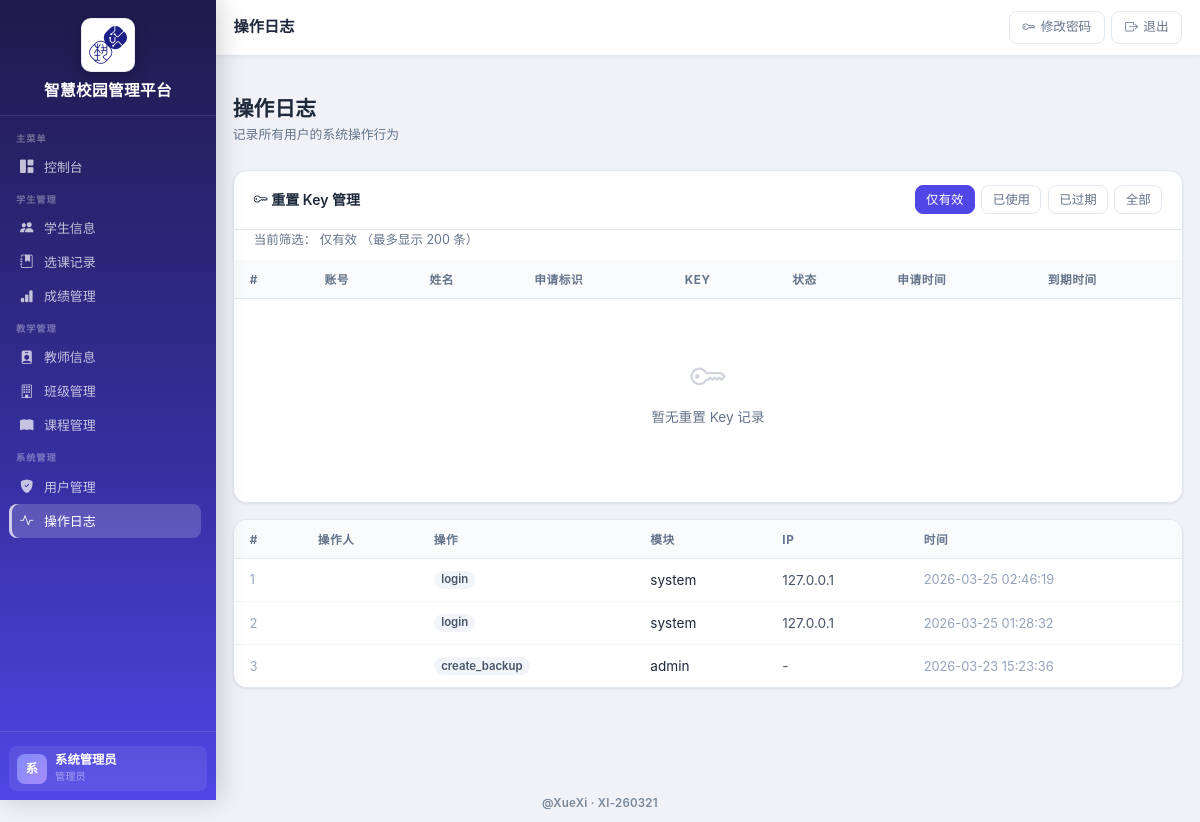
The app's page /ops-log (signed in) with its own data.
### app.py (models this page shows, shortened)
class User(db.Model):
    __tablename__ = "users"
    id = db.Column(db.Integer, primary_key=True)
    username = db.Column(db.String(50), unique=True, nullable=False)
    password = db.Column(db.String(255), nullable=False)
    full_name = db.Column(db.String(100), nullable=False)
    role = db.Column(db.String(20), nullable=False, default="student")  # admin, teacher, student
    email = db.Column(db.String(100))
    phone = db.Column(db.String(20))
    is_active = db.Column(db.Boolean, default=True)
    created_at = db.Column(db.DateTime, default=datetime.utcnow)
    updated_at = db.Column(db.DateTime, default=datetime.utcnow, onupdate=datetime.utcnow)

class OperationLog(db.Model):
    __tablename__ = "operation_logs"
    id = db.Column(db.Integer, primary_key=True)
    user_id = db.Column(db.Integer, db.ForeignKey("users.id"))
    action = db.Column(db.String(100), nullable=False)
    module = db.Column(db.String(50))  # 模块名 student, course, score
    record_id = db.Column(db.Integer)
    details = db.Column(db.Text)
    created_at = db.Column(db.DateTime, default=datetime.utcnow)
    updated_at = db.Column(db.DateTime, default=datetime.utcnow, onupdate=datetime.utcnow)

### app.py (the view)
@app.route("/ops-log")
@role_required("admin")
def list_ops_log():
    now = datetime.utcnow()
    key_status = request.args.get("key_status", "valid").strip().lower()
    logs = OperationLog.query.order_by(OperationLog.created_at.desc()).limit(500).all()
    reset_keys_q = (
        db.session.query(PasswordResetKey, User.username, User.full_name)
        .outerjoin(User, PasswordResetKey.user_id == User.id)
    )
    if key_status == "used":
        reset_keys_q = reset_keys_q.filter(PasswordResetKey.is_used.is_(True))
    elif key_status == "expired":
        reset_keys_q = reset_keys_q.filter(
            PasswordResetKey.is_used.is_(False),
            PasswordResetKey.expires_at < now,
        )
    elif key_status == "all":
        pass
    else:
        key_status = "valid"
        reset_keys_q = reset_keys_q.filter(
            PasswordResetKey.is_used.is_(False),
            PasswordResetKey.expires_at >= now,
        )
    reset_keys = (
        reset_keys_q
        .order_by(PasswordResetKey.created_at.desc())
        .limit(200)
        .all()
    )
    return render_template(
        "admin/logs.html",
        logs=logs,
        reset_keys=reset_keys,
        key_status=key_status,
        now=now,
    )

### app.py (called while the page is built)
def role_required(*roles):
    def decorator(f):
        @wraps(f)
        def decorated_function(*args, **kwargs):
            user_id = session.get("user_id")
            if not user_id:
                flash("请先登录", "warning")
                return redirect(url_for("login"))
            user = User.query.get(user_id)
            if not user or not user.is_active:
                session.clear()
                flash("登录状态已失效，请重新登录", "warning")
                return redirect(url_for("login"))
            if user.role not in roles:
                flash("权限不足", "danger")
                return redirect(url_for("dashboard"))
            return f(*args, **kwargs)
        return decorated_function
    return decorator

@app.context_processor
def inject_role_flags():
    role = session.get("role")
    user_id = session.get("user_id")
    return {
        "is_counselor": role == "teacher" and _is_counselor(user_id)
    }

### templates/admin/logs.html (shortened to what this page needs)
﻿{% extends "base.html" %}
{% block page_title %}操作日志{% endblock %}
{% block content %}
<div class="page-header">
  <div>
    <h1 class="page-title">操作日志</h1>
    <p class="page-subtitle">记录所有用户的系统操作行为</p>
  </div>
</div>
<div class="table-card" style="margin-bottom:1rem">
  <div class="table-toolbar">
    <div class="fw-semibold"><i class="bi bi-key"></i> 重置 Key 管理</div>
    <div class="d-flex" style="gap:.4rem;flex-wrap:wrap">
      <a href="{{ url_for('list_ops_log', key_status='valid') }}" class="btn btn-sm {% if key_status == 'valid' %}btn-primary{% else %}btn-outline-secondary{% endif %}">仅有效</a>
      <a href="{{ url_for('list_ops_log', key_status='used') }}" class="btn btn-sm {% if key_status == 'used' %}btn-primary{% else %}btn-outline-secondary{% endif %}">已使用</a>
      <a href="{{ url_for('list_ops_log', key_status='expired') }}" class="btn btn-sm {% if key_status == 'expired' %}btn-primary{% else %}btn-outline-secondary{% endif %}">已过期</a>
      <a href="{{ url_for('list_ops_log', key_status='all') }}" class="btn btn-sm {% if key_status == 'all' %}btn-primary{% else %}btn-outline-secondary{% endif %}">全部</a>
    </div>
  </div>
  <div style="padding:0 1.25rem .65rem;font-size:.78rem;color:#64748b">
    当前筛选：
    {% if key_status == 'valid' %}仅有效{% elif key_status == 'used' %}已使用{% elif key_status == 'expired' %}已过期{% else %}全部{% endif %}
    （最多显示 200 条）
  </div>
  <div class="table-responsive">
    <table class="table">
      <thead>
        <tr>
          <th>#</th>
          <th>账号</th>
          <th>姓名</th>
          <th>申请标识</th>
          <th>Key</th>
          <th>状态</th>
          <th>申请时间</th>
          <th>到期时间</th>
        </tr>
      </thead>
      <tbody>
        {% if reset_keys %}
        {% for item in reset_keys %}
        {% set key_row = item[0] %}
        {% set username = item[1] %}
        {% set full_name = item[2] %}
        <tr>
          <td style="color:#94a3b8;font-size:.78rem">{{ loop.index }}</td>
          <td><code style="background:#f1f5f9;padding:.15em .45em;border-radius:.3rem;font-size:.8rem">{{ username or '' }}</code></td>
          <td class="fw-semibold">{{ full_name or '' }}</td>
          <td>{{ key_row.requested_identifier or '' }}</td>
          <td><code style="background:#eef2ff;color:#4338ca;padding:.15em .45em;border-radius:.3rem;font-size:.8rem">{{ key_row.reset_key }}</code></td>
          <td>
            {% if key_row.is_used %}
            <span class="badge badge-secondary">已使用</span>
            {% elif key_row.expires_at and key_row.expires_at < now %}
            <span class="badge badge-danger">已过期</span>
            {% else %}
            <span class="badge badge-success">有效</span>
            {% endif %}
          </td>
          <td style="color:#94a3b8;font-size:.8rem">{{ key_row.created_at.strftime('%Y-%m-%d %H:%M:%S') if key_row.created_at else '' }}</td>
          <td style="color:#94a3b8;font-size:.8rem">{{ key_row.expires_at.strftime('%Y-%m-%d %H:%M:%S') if key_row.expires_at else '' }}</td>
        </tr>
        {% endfor %}
        {% else %}
        <tr>
          <td colspan="8">
            <div class="no-data">
              <i class="bi bi-key"></i>
              <p>暂无重置 Key 记录</p>
            </div>
          </td>
        </tr>
        {% endif %}
      </tbody>
    </table>
  </div>
</div>
<div class="table-card">
  <div class="table-responsive">
    <table class="table">
      <thead>
        <tr>
          <th>#</th>
          <th>操作人</th>
          <th>操作</th>
          <th>模块</th>
          <th>IP</th>
          <th>时间</th>
        </tr>
      </thead>
      <tbody>
        {% if logs %}
        {% for log in logs %}
        {% set ip = '' %}
        {% if log.details and 'IP=' in log.details %}
        {% set ip = log.details.split('IP=', 1)[1].split(';', 1)[0].strip().split('|', 1)[0].strip() %}
        {% endif %}
        <tr>
          <td style="color:#94a3b8;font-size:.78rem">{{ loop.index }}</td>
          <td class="fw-semibold">{{ log.user.full_name if log.user else '' }}</td>
          <td>
            {% if log.action == 'create' %}
            <span class="badge badge-success">新增</span>
            {% elif log.action == 'update' %}
            <span class="badge badge-info">修改</span>
            {% elif log.action == 'delete' %}
            <span class="badge badge-danger">删除</span>
            {% else %}
            <span class="badge badge-secondary">{{ log.action }}</span>
            {% endif %}
          </td>
          <td>{{ log.module or '' }}</td>
          <td style="color:#475569">{{ ip or '-' }}</td>
          <td style="color:#94a3b8;font-size:.8rem">{{ log.created_at.strftime('%Y-%m-%d %H:%M:%S') if log.created_at else '' }}</td>
        </tr>
        {% endfor %}
        {% endif %}
      </tbody>
    </table>
  </div>
</div>
{% endblock %}

### templates/base.html (shortened to what this page needs)
﻿<!DOCTYPE html>
<html lang="zh-CN">
<head>
  <link href="https://cdn.jsdelivr.net/npm/bootstrap@5.3.3/dist/css/bootstrap.min.css" rel="stylesheet">
  <link rel="stylesheet" href="https://cdn.jsdelivr.net/npm/bootstrap-icons@1.11.0/font/bootstrap-icons.css">
  <link rel="stylesheet" href="{{ url_for('static', filename='style.css') }}">
</head>
<body>
{% set auth_endpoints = ['login', 'forgot_password', 'reset_password_with_key', 'auth.login', 'auth.forgot_password', 'auth.reset_password_with_key'] %}
{% set show_app_shell = 'user_id' in session and (request.endpoint or '') not in auth_endpoints %}
{% if show_app_shell %}
<aside class="sidebar" id="sidebar">
  <div class="sidebar-brand">
    <div class="brand-logo">
      <img src="{{ url_for('static', filename='images/logo.png') }}" alt="JY Logo">
    </div>
    <div class="brand-name">智慧校园管理平台</div>
  </div>
  <nav class="sidebar-nav" id="sidebarNav">
    <div class="sidebar-section">
      <div class="sidebar-section-label">主菜单</div>
      <a class="sidebar-link {% if request.endpoint == 'dashboard' %}active{% endif %}"
         href="{{ url_for('dashboard') }}">
        <i class="bi bi-grid-1x2-fill nav-icon"></i> 控制台
      </a>
    </div>
    <div class="sidebar-section">
      <div class="sidebar-section-label">学生管理</div>
      {% if session.role != 'teacher' or is_counselor %}
      <a class="sidebar-link {% if 'student' in (request.endpoint or '') and 'score' not in (request.endpoint or '') %}active{% endif %}"
         href="{{ url_for('list_students') }}">
        <i class="bi bi-people-fill nav-icon"></i> {% if session.role == 'student' %}我的信息{% else %}学生信息{% endif %}
      </a>
      {% if session.role != 'student' %}
      <a class="sidebar-link {% if 'enrollment' in (request.endpoint or '') %}active{% endif %}"
         href="{{ url_for('list_enrollments') }}">
        <i class="bi bi-journal-bookmark-fill nav-icon"></i> 选课记录
      </a>
      {% endif %}
      {% endif %}
      <a class="sidebar-link {% if 'score' in (request.endpoint or '') %}active{% endif %}"
         href="{{ url_for('list_scores') }}">
        <i class="bi bi-bar-chart-fill nav-icon"></i> 成绩管理
      </a>
    </div>
    {% if session.role in ['admin', 'teacher'] %}
    <div class="sidebar-section">
      <div class="sidebar-section-label">教学管理</div>
      <a class="sidebar-link {% if 'teacher' in (request.endpoint or '') %}active{% endif %}"
         href="{{ url_for('list_teachers') }}">
        <i class="bi bi-person-badge-fill nav-icon"></i> 教师信息
      </a>
      {% if session.role == 'admin' or (session.role == 'teacher' and is_counselor) %}
      <a class="sidebar-link {% if 'class' in (request.endpoint or '') %}active{% endif %}"
         href="{{ url_for('list_classes') }}">
        <i class="bi bi-building nav-icon"></i> 班级管理
      </a>
      {% endif %}
      <a class="sidebar-link {% if 'course' in (request.endpoint or '') %}active{% endif %}"
         href="{{ url_for('list_courses') }}">
        <i class="bi bi-book-fill nav-icon"></i> 课程管理
      </a>
    </div>
    {% endif %}
    {% if session.role == 'admin' %}
    <div class="sidebar-section">
      <div class="sidebar-section-label">系统管理</div>
      <a class="sidebar-link {% if 'user' in (request.endpoint or '') %}active{% endif %}"
         href="{{ url_for('list_users') }}">
        <i class="bi bi-shield-fill-check nav-icon"></i> 用户管理
      </a>
      <a class="sidebar-link {% if request.endpoint == 'list_ops_log' %}active{% endif %}"
         href="{{ url_for('list_ops_log') }}">
        <i class="bi bi-activity nav-icon"></i> 操作日志
      </a>
    </div>
    {% endif %}
  </nav>
  <div class="sidebar-footer">
    <div class="sidebar-user">
      <div class="sidebar-user-avatar">{{ (session.full_name or session.username or '?')[0] | upper }}</div>
      <div class="sidebar-user-info">
        <div class="u-name">{{ session.full_name or session.username }}</div>
        <div class="u-role">
          {% if session.role == 'admin' %}管理员
          {% elif session.role == 'teacher' %}教师
          {% else %}学生{% endif %}
        </div>
      </div>
    </div>
  </div>
</aside>
<header class="topbar">
  <div class="topbar-title">{% block page_title %}{% endblock %}</div>
  <div class="topbar-actions">
    <a href="{{ url_for('change_password') }}" class="topbar-btn d-none d-md-inline-flex">
      <i class="bi bi-key"></i> 修改密码
    </a>
    <a href="{{ url_for('logout') }}" class="topbar-btn btn-exit js-logout-trigger" aria-label="退出登录">
      <i class="bi bi-box-arrow-right"></i> 退出
    </a>
  </div>
</header>
<main class="main-content">
  <div class="page-container">
{% else %}
<main>
{% endif %}
{% block content %}{% endblock %}
{% if show_app_shell %}
  </div>
</main>
{% else %}
</main>
{% endif %}
<div class="global-signature">@XueXi · XI-260321</div>
</body>
</html>

### records on screen
User: full_name "系统管理员"
OperationLog: action "login", module "system", ip "127.0.0.1", created_at "2026-03-25 02:46:19"
OperationLog: action "login", module "system", ip "127.0.0.1", created_at "2026-03-25 01:28:32"
OperationLog: action "create_backup", module "admin", ip "-", created_at "2026-03-23 15:23:36"

### other values on screen
{{ (session.full_name or session.username or '?')[0] | upper }} "系"
